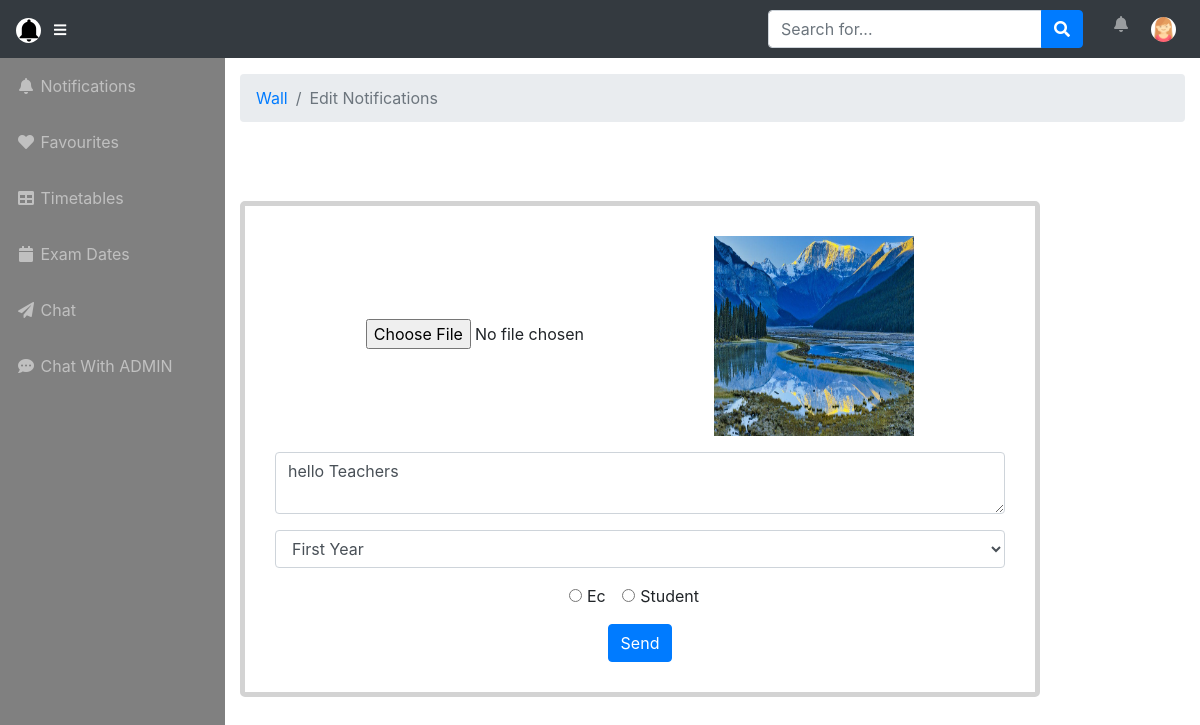
Page /user/editnoti.php?noti_id=1 (signed in) on the committed database.
### tables this page shows
CREATE TABLE `users` (
  `userid` int(11) NOT NULL,
  `userphoto` varchar(255) NOT NULL,
  `username` varchar(255) NOT NULL,
  `useremail` varchar(255) NOT NULL,
  `userpass` varchar(255) NOT NULL,
  `year_id` int(11) NOT NULL,
  `userphone` varchar(255) NOT NULL,
  `useraddress` text NOT NULL,
  `status` int(2) NOT NULL,
  `user_status` int(2) NOT NULL,
  `created_dates` datetime NOT NULL,
  `modified_date` datetime NOT NULL
);

CREATE TABLE `posts` (
  `post_id` int(11) NOT NULL,
  `post_adminid` int(11) NOT NULL,
  `post_userid` int(11) NOT NULL,
  `post_content` text NOT NULL,
  `post_photo` varchar(255) NOT NULL,
  `post_year` int(11) NOT NULL,
  `post_status` int(11) NOT NULL,
  `created_date` datetime NOT NULL,
  `updated_date` datetime NOT NULL
);

### user/functions.php (called while the page is built, shortened)
<?php
  function clean($string)
  {
    global $conn;
    return mysqli_real_escape_string($conn,$string);
  }
?>

### user/editnoti.php (the view, shortened to what this page needs)
<?php
   include('../admin/database/connection.php');
   include('functions.php');
   if(isset($_GET['noti_id'])){
    $noti_id = clean($_GET['noti_id']);
    $echo = $conn->query("SELECT * FROM posts WHERE post_id = '$noti_id'");
    $row = $echo->fetch_assoc();
   }
 ?>
<?php include('includes/userheader.php'); ?>
<body id="page-top">
   <?php include('includes/usernavbar.php');?>
  <div id="wrapper">
    <?php include('includes/usersidebar.php'); ?>
    <div id="content-wrapper">
      <div class="container-fluid">
        <ol class="breadcrumb">
          <li class="breadcrumb-item active">
            <a href="wall.php" style="text-decoration: none;">Wall</a>
          </li>
            <li class="breadcrumb-item active">Edit Notifications</li>
        </ol>
        <div class="text-center">
          <div class="col-md-8 nice">
          <form class="editnoti.php" method="POST" enctype="multipart/form-data">
               <div class="form-group">
                 <div class="form-group">
                      <input type="file" name="noti_photo">
                      <img src="../admin/posts/<?php echo $row['post_photo']?>" style="height: 200px; width: 200px">
                    </div>
                      <textarea name="noti_content" class="form-control" placeholder="Enter Noti Content"><?php echo $row['post_content']?>
                      </textarea>
                    </div>
                  <div class="form-group">
                   <select name="useryear" class="form-control">
                  <?php
                  $select = $conn->query('SELECT * FROM years ORDER BY years_id ASC');
                    foreach ($select as $roww) : ?>
                    <option value="<?php echo $roww['years_id']?>"
                      <?php if($roww['years_id'] == $row['post_year']) echo "selected";?>
                      ><?php echo $roww['years_name']?></option>
                  <?php endforeach; ?>
                 </select>
                </div>
                 <div class="form-group">
                    <div class="form-check form-check-inline">
                        <input class="form-check-input" type="radio" name="usertype"  value="3" <?php if($row['post_status'] == '3') echo "checked";?>>
                        <label class="form-check-label">Ec</label>
                      </div>
                      <div class="form-check form-check-inline">
                        <input class="form-check-input" type="radio" name="usertype"  value="2" <?php  if($row['post_status'] == '2') echo "checked";?>>
                        <label class="form-check-label">Student</label>
                      </div>
                </div>
                    <input type="submit" class="btn btn-primary" name="edit_noti" value="Send">
          </form>
        </div>
        </div>
   </div>
  </div>
<?php include('includes/userfooter.php');?>

### user/includes/usernavbar.php (shortened to what this page needs)
<?php
 $rr = $conn->query("SELECT * FROM users WHERE userid='".$_SESSION['userid']."' AND useremail='".$_SESSION['useremail']."'");
   $rrr =  $rr->fetch_assoc();
?>
<nav class="navbar navbar-expand navbar-dark bg-dark static-top">
    <a class="navbar-brand mr-1" href="index.php"><img style="width: 25px; height: 25px" class="rounded-circle" src="../admin/adminprofiles/images.png"></a>
    <button class="btn btn-link btn-sm text-white order-1 order-sm-0" id="sidebarToggle" href="#">
      <i class="fas fa-bars"></i>
    </button>
    <form class="form-inline ml-auto mr-0 mr-md-3 my-2 my-md-0" action="index.php" method="POST">
      <div class="input-group">
        <input type="text" class="form-control" <?php if(isset($_POST['search'])) { ?>  value="<?php echo $search;?>" <?php } ?> id="search" placeholder="Search for..." aria-label="Search" aria-describedby="basic-addon2" name="nasearch">
        <div class="input-group-append">
          <button class="btn btn-primary" type="submit" name="search">
            <i class="fas fa-search"></i>
          </button>
        </div>
      </div>
    </form>
    <ul class="navbar-nav ml-auto ml-md-0">
      <li class="d-none d-sm-block nav-item dropdown no-arrow mx-1">
        <a class="nav-link dropdown-toggle" href="#" id="alertsDropdown" role="button" data-toggle="dropdown" aria-haspopup="true" aria-expanded="false">
          <i class="d-none d-sm-block fas fa-bell fa-fw hidden-sm"></i>
        </a>
      </li>
      <li class="nav-item dropdown no-arrow">
        <a class="nav-link dropdown-toggle" href="#" id="userDropdown" role="button" data-toggle="dropdown" aria-haspopup="true" aria-expanded="false">
         <img style="width: 25px; height: 25px" class="rounded-circle" src="../admin/userprofiles/<?php echo $rrr['userphoto']?>">
        </a>
      </li>
    </ul>
  </nav>

### user/editnoti.php (style rules this page uses)
@media (min-width: 600px) { .nice { position: absolute; top: 25%; left: 20%; } }
.nice { padding:30px; border: 5px solid lightgray; border-radius: 5px; }

### rows in the picture
users: userphoto (picture)
posts: post_photo (picture), noti_content "hello Teachers"

### other values in the picture
form field useryear "First Year"
